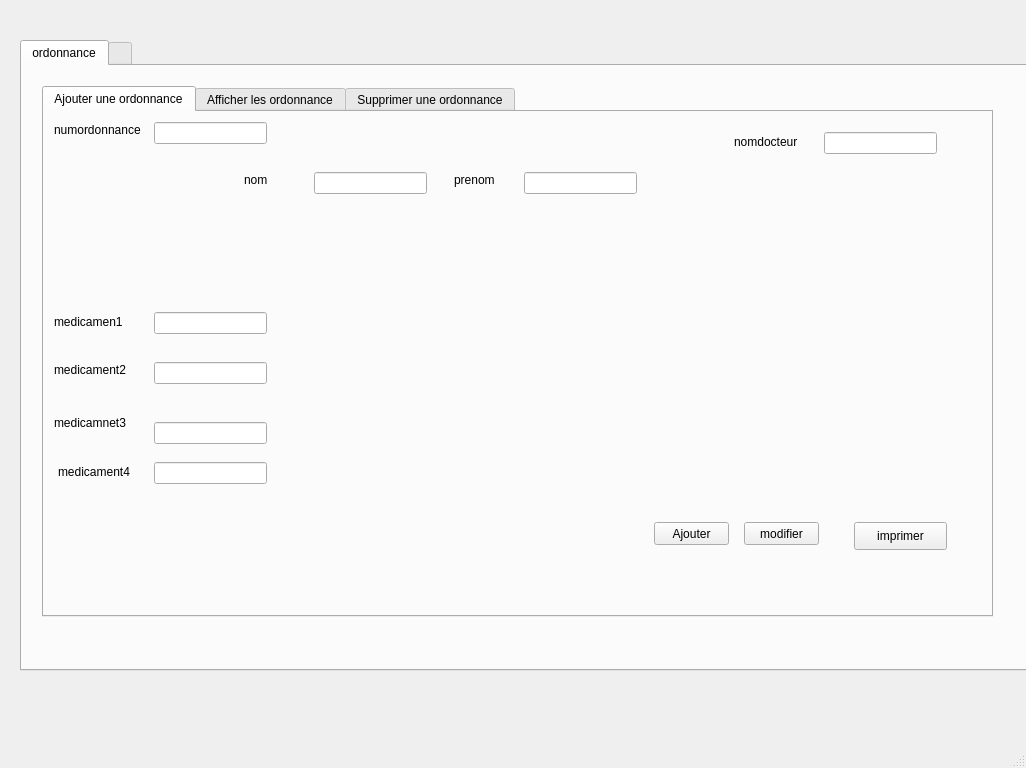
<?xml version="1.0" encoding="UTF-8"?>
<ui version="4.0">
 <class>MainWindow</class>
 <widget class="QMainWindow" name="MainWindow">
  <property name="geometry">
   <rect>
    <x>0</x>
    <y>0</y>
    <width>1026</width>
    <height>768</height>
   </rect>
  </property>
  <property name="windowTitle">
   <string>MainWindow</string>
  </property>
  <widget class="QWidget" name="centralwidget">
   <widget class="QTabWidget" name="tabWidget_2">
    <property name="geometry">
     <rect>
      <x>20</x>
      <y>40</y>
      <width>1011</width>
      <height>631</height>
     </rect>
    </property>
    <property name="currentIndex">
     <number>0</number>
    </property>
    <widget class="QWidget" name="tab_4">
     <attribute name="title">
      <string>ordonnance</string>
     </attribute>
     <widget class="QTabWidget" name="rechercher">
      <property name="geometry">
       <rect>
        <x>20</x>
        <y>20</y>
        <width>951</width>
        <height>531</height>
       </rect>
      </property>
      <property name="styleSheet">
       <string notr="true"/>
      </property>
      <property name="currentIndex">
       <number>0</number>
      </property>
      <widget class="QWidget" name="tab">
       <attribute name="title">
        <string>Ajouter une ordonnance</string>
       </attribute>
       <widget class="QLabel" name="label_2">
        <property name="geometry">
         <rect>
          <x>410</x>
          <y>60</y>
          <width>47</width>
          <height>16</height>
         </rect>
        </property>
        <property name="text">
         <string>prenom</string>
        </property>
       </widget>
       <widget class="QLabel" name="label_3">
        <property name="geometry">
         <rect>
          <x>10</x>
          <y>10</y>
          <width>91</width>
          <height>16</height>
         </rect>
        </property>
        <property name="text">
         <string>numordonnance</string>
        </property>
       </widget>
       <widget class="QPushButton" name="pb_ajouter">
        <property name="geometry">
         <rect>
          <x>610</x>
          <y>410</y>
          <width>75</width>
          <height>23</height>
         </rect>
        </property>
        <property name="text">
         <string>Ajouter</string>
        </property>
       </widget>
       <widget class="QPushButton" name="pushButton">
        <property name="geometry">
         <rect>
          <x>700</x>
          <y>410</y>
          <width>75</width>
          <height>23</height>
         </rect>
        </property>
        <property name="text">
         <string>modifier</string>
        </property>
       </widget>
       <widget class="QLabel" name="label_6">
        <property name="geometry">
         <rect>
          <x>10</x>
          <y>200</y>
          <width>91</width>
          <height>20</height>
         </rect>
        </property>
        <property name="text">
         <string>medicamen1</string>
        </property>
       </widget>
       <widget class="QLabel" name="label_7">
        <property name="geometry">
         <rect>
          <x>10</x>
          <y>250</y>
          <width>91</width>
          <height>16</height>
         </rect>
        </property>
        <property name="text">
         <string>medicament2</string>
        </property>
       </widget>
       <widget class="QLabel" name="label_8">
        <property name="geometry">
         <rect>
          <x>10</x>
          <y>295</y>
          <width>101</width>
          <height>31</height>
         </rect>
        </property>
        <property name="text">
         <string>medicamnet3</string>
        </property>
       </widget>
       <widget class="QLabel" name="label">
        <property name="geometry">
         <rect>
          <x>200</x>
          <y>60</y>
          <width>55</width>
          <height>16</height>
         </rect>
        </property>
        <property name="text">
         <string>nom</string>
        </property>
       </widget>
       <widget class="QLabel" name="label_9">
        <property name="geometry">
         <rect>
          <x>690</x>
          <y>20</y>
          <width>71</width>
          <height>20</height>
         </rect>
        </property>
        <property name="text">
         <string>nomdocteur</string>
        </property>
       </widget>
       <widget class="QLabel" name="label_10">
        <property name="geometry">
         <rect>
          <x>14</x>
          <y>350</y>
          <width>91</width>
          <height>20</height>
         </rect>
        </property>
        <property name="text">
         <string>medicament4</string>
        </property>
       </widget>
       <widget class="QLineEdit" name="num">
        <property name="geometry">
         <rect>
          <x>110</x>
          <y>10</y>
          <width>113</width>
          <height>22</height>
         </rect>
        </property>
       </widget>
       <widget class="QLineEdit" name="doc">
        <property name="geometry">
         <rect>
          <x>780</x>
          <y>20</y>
          <width>113</width>
          <height>22</height>
         </rect>
        </property>
       </widget>
       <widget class="QLineEdit" name="nom">
        <property name="geometry">
         <rect>
          <x>270</x>
          <y>60</y>
          <width>113</width>
          <height>22</height>
         </rect>
        </property>
       </widget>
       <widget class="QLineEdit" name="prenom">
        <property name="geometry">
         <rect>
          <x>480</x>
          <y>60</y>
          <width>113</width>
          <height>22</height>
         </rect>
        </property>
       </widget>
       <widget class="QLineEdit" name="med1">
        <property name="geometry">
         <rect>
          <x>110</x>
          <y>200</y>
          <width>113</width>
          <height>22</height>
         </rect>
        </property>
       </widget>
       <widget class="QLineEdit" name="med2">
        <property name="geometry">
         <rect>
          <x>110</x>
          <y>250</y>
          <width>113</width>
          <height>22</height>
         </rect>
        </property>
       </widget>
       <widget class="QLineEdit" name="med3">
        <property name="geometry">
         <rect>
          <x>110</x>
          <y>310</y>
          <width>113</width>
          <height>22</height>
         </rect>
        </property>
       </widget>
       <widget class="QLineEdit" name="med4">
        <property name="geometry">
         <rect>
          <x>110</x>
          <y>350</y>
          <width>113</width>
          <height>22</height>
         </rect>
        </property>
       </widget>
       <widget class="QPushButton" name="pdf">
        <property name="geometry">
         <rect>
          <x>810</x>
          <y>410</y>
          <width>93</width>
          <height>28</height>
         </rect>
        </property>
        <property name="text">
         <string>imprimer</string>
        </property>
       </widget>
      </widget>
      <widget class="QWidget" name="tab_2">
       <attribute name="title">
        <string>Afficher les ordonnance</string>
       </attribute>
       <widget class="QTableView" name="tabordo">
        <property name="geometry">
         <rect>
          <x>10</x>
          <y>110</y>
          <width>931</width>
          <height>311</height>
         </rect>
        </property>
       </widget>
       <widget class="QLineEdit" name="numm">
        <property name="geometry">
         <rect>
          <x>310</x>
          <y>30</y>
          <width>221</width>
          <height>31</height>
         </rect>
        </property>
       </widget>
       <widget class="QLabel" name="label_5">
        <property name="geometry">
         <rect>
          <x>210</x>
          <y>40</y>
          <width>61</width>
          <height>20</height>
         </rect>
        </property>
        <property name="text">
         <string>numordo</string>
        </property>
       </widget>
      </widget>
      <widget class="QWidget" name="tab_3">
       <attribute name="title">
        <string>Supprimer une ordonnance</string>
       </attribute>
       <widget class="QLineEdit" name="num_2">
        <property name="geometry">
         <rect>
          <x>140</x>
          <y>30</y>
          <width>113</width>
          <height>20</height>
         </rect>
        </property>
       </widget>
       <widget class="QLabel" name="label_4">
        <property name="geometry">
         <rect>
          <x>20</x>
          <y>30</y>
          <width>61</width>
          <height>16</height>
         </rect>
        </property>
        <property name="text">
         <string>numordo</string>
        </property>
       </widget>
       <widget class="QPushButton" name="supprimer">
        <property name="geometry">
         <rect>
          <x>240</x>
          <y>140</y>
          <width>75</width>
          <height>23</height>
         </rect>
        </property>
        <property name="text">
         <string>Supprimer</string>
        </property>
       </widget>
      </widget>
     </widget>
    </widget>
    <widget class="QWidget" name="tab_5">
     <attribute name="title">
      <string/>
     </attribute>
    </widget>
   </widget>
  </widget>
  <widget class="QMenuBar" name="menubar">
   <property name="geometry">
    <rect>
     <x>0</x>
     <y>0</y>
     <width>1026</width>
     <height>26</height>
    </rect>
   </property>
  </widget>
  <widget class="QStatusBar" name="statusbar"/>
 </widget>
 <resources/>
 <connections/>
</ui>
